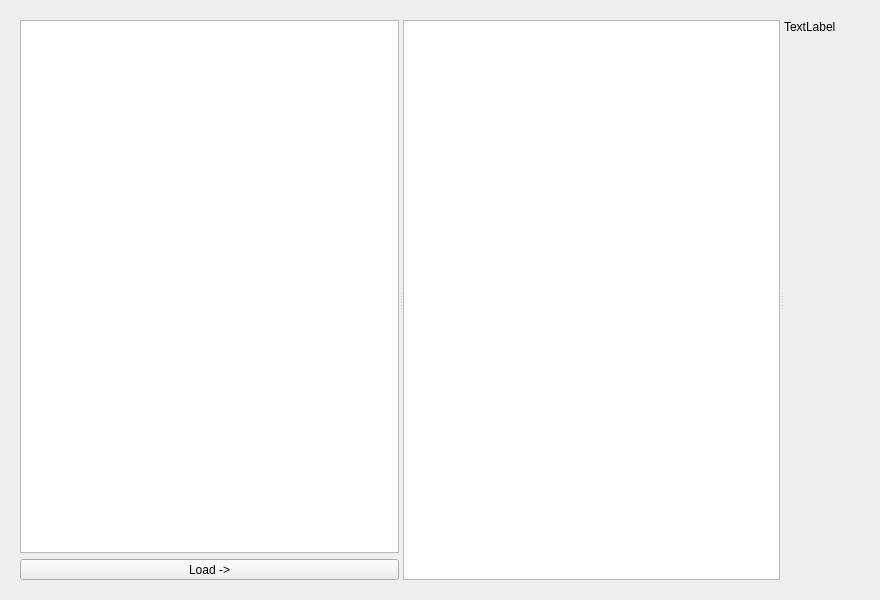
<?xml version="1.0" encoding="UTF-8"?>
<ui version="4.0">
 <class>IntersectionWidget</class>
 <widget class="QWidget" name="IntersectionWidget">
  <property name="geometry">
   <rect>
    <x>0</x>
    <y>0</y>
    <width>880</width>
    <height>600</height>
   </rect>
  </property>
  <property name="minimumSize">
   <size>
    <width>800</width>
    <height>600</height>
   </size>
  </property>
  <property name="windowTitle">
   <string>New Intersection</string>
  </property>
  <layout class="QHBoxLayout" name="horizontalLayout">
   <item>
    <widget class="QStackedWidget" name="stackedWidget">
     <property name="currentIndex">
      <number>2</number>
     </property>
     <widget class="QWidget" name="pageScene">
      <layout class="QGridLayout" name="gridLayout">
       <item row="0" column="0">
        <widget class="QGraphicsView" name="graphicsView"/>
       </item>
      </layout>
     </widget>
     <widget class="QWidget" name="pageEdit">
      <layout class="QGridLayout" name="gridLayout_2">
       <item row="0" column="0">
        <widget class="QTextEdit" name="textEdit">
         <property name="tabStopWidth">
          <number>40</number>
         </property>
        </widget>
       </item>
      </layout>
     </widget>
     <widget class="QWidget" name="pageSceneEdit">
      <layout class="QVBoxLayout" name="verticalLayout_3">
       <item>
        <widget class="QSplitter" name="splitter_2">
         <property name="orientation">
          <enum>Qt::Horizontal</enum>
         </property>
         <widget class="QWidget" name="layoutWidget">
          <layout class="QVBoxLayout" name="verticalLayout">
           <item>
            <widget class="QTextEdit" name="textEdit_2"/>
           </item>
           <item>
            <widget class="QToolButton" name="toolButton">
             <property name="sizePolicy">
              <sizepolicy hsizetype="Preferred" vsizetype="Fixed">
               <horstretch>0</horstretch>
               <verstretch>0</verstretch>
              </sizepolicy>
             </property>
             <property name="text">
              <string>Load -&gt;</string>
             </property>
            </widget>
           </item>
          </layout>
         </widget>
         <widget class="QSplitter" name="splitter">
          <property name="orientation">
           <enum>Qt::Horizontal</enum>
          </property>
          <widget class="QGraphicsView" name="graphicsView_2"/>
          <widget class="QWidget" name="verticalLayoutWidget">
           <layout class="QVBoxLayout" name="verticalLayout_2">
            <item>
             <widget class="QLabel" name="timeLabel">
              <property name="sizePolicy">
               <sizepolicy hsizetype="Preferred" vsizetype="Fixed">
                <horstretch>0</horstretch>
                <verstretch>0</verstretch>
               </sizepolicy>
              </property>
              <property name="text">
               <string>TextLabel</string>
              </property>
             </widget>
            </item>
            <item>
             <widget class="TimespanRegisterWidget" name="registerWidget" native="true"/>
            </item>
           </layout>
          </widget>
         </widget>
        </widget>
       </item>
      </layout>
     </widget>
    </widget>
   </item>
  </layout>
  <action name="actionLoadScene">
   <property name="text">
    <string>Load Scene -&gt;</string>
   </property>
  </action>
 </widget>
 <customwidgets>
  <customwidget>
   <class>TimespanRegisterWidget</class>
   <extends>QWidget</extends>
   <header>TimespanRegisterWidget.h</header>
   <container>1</container>
  </customwidget>
 </customwidgets>
 <resources/>
 <connections/>
</ui>
